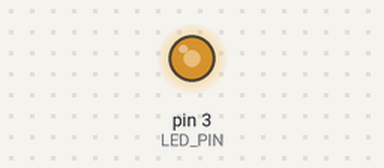
This sketch was run on a simulated Arduino Uno, built with avr-gcc and run on an emulated ATmega328P. On the bench: output pins drawn as LEDs (lit = HIGH). What the sketch prints to the serial monitor is not drawn.

Above: at 0.05 s.
At 1.05 s:
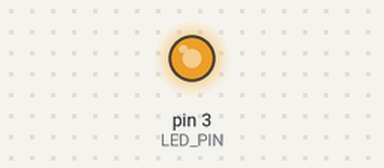
At 1.9 s:
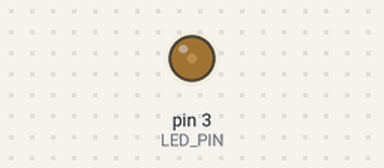
At 2.45 s:
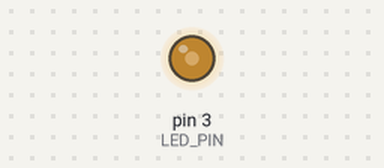
Timing chart, 0 to 6.0 s (numbered marks = the images above):
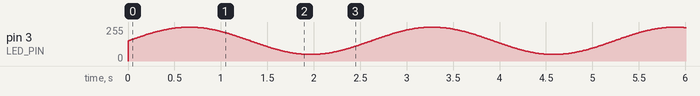

The sketch:

segway_led.ino
```cpp
#define LED_PIN     3      // RPWM
#define LED_OFFSET  50     // out of 255 for lowest PWM

#define DEBUG

void setup() {
  #ifdef DEBUG
    Serial.begin(115200);
  #endif
  pinMode(LED_PIN, OUTPUT);
  analogWrite(LED_PIN, 0);
}

void loop() {
  static unsigned long incr = 0;

  int led_mag = map(int(125*(1.0 + sin(incr/40.0))),0,250, LED_OFFSET,255);
  analogWrite(LED_PIN, led_mag);

  incr++;
  delay(10);

  #ifdef DEBUG
    Serial.println(led_mag);
  #endif

}
```
